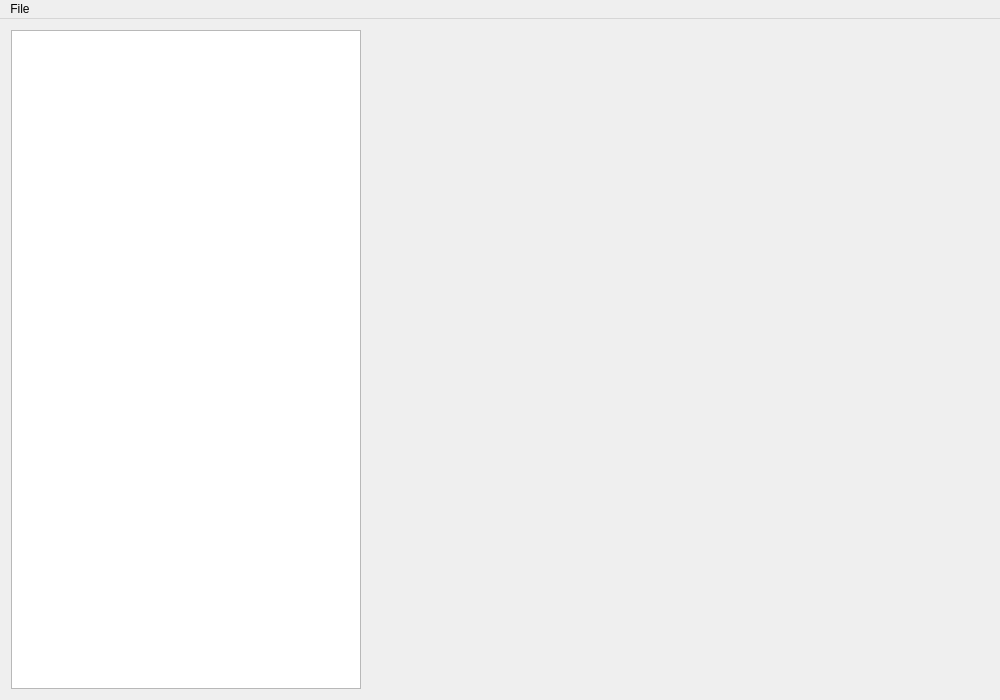
<?xml version="1.0" encoding="UTF-8"?>
<ui version="4.0">
 <comment>
********************************************************************************
**
** Copyright (c) 2017 The University of Notre Dame
** Copyright (c) 2017 The Regents of the University of California
**
** Redistribution and use in source and binary forms, with or without modification,
** are permitted provided that the following conditions are met:
**
** 1. Redistributions of source code must retain the above copyright notice, this 
** list of conditions and the following disclaimer.
**
** 2. Redistributions in binary form must reproduce the above copyright notice, this
** list of conditions and the following disclaimer in the documentation and/or other
** materials provided with the distribution.
**
** 3. Neither the name of the copyright holder nor the names of its contributors may
** be used to endorse or promote products derived from this software without specific
** prior written permission.
**
** THIS SOFTWARE IS PROVIDED BY THE COPYRIGHT HOLDERS AND CONTRIBUTORS &quot;AS IS&quot; AND ANY
** EXPRESS OR IMPLIED WARRANTIES, INCLUDING, BUT NOT LIMITED TO, THE IMPLIED WARRANTIES
** OF MERCHANTABILITY AND FITNESS FOR A PARTICULAR PURPOSE ARE DISCLAIMED. IN NO EVENT
** SHALL THE COPYRIGHT HOLDER OR CONTRIBUTORS BE LIABLE FOR ANY DIRECT, INDIRECT,
** INCIDENTAL, SPECIAL, EXEMPLARY, OR CONSEQUENTIAL DAMAGES (INCLUDING, BUT NOT LIMITED
** TO, PROCUREMENT OF SUBSTITUTE GOODS OR SERVICES; LOSS OF USE, DATA, OR PROFITS; OR
** BUSINESS INTERRUPTION) HOWEVER CAUSED AND ON ANY THEORY OF LIABILITY, WHETHER IN
** CONTRACT, STRICT LIABILITY, OR TORT (INCLUDING NEGLIGENCE OR OTHERWISE) ARISING
** IN ANY WAY OUT OF THE USE OF THIS SOFTWARE, EVEN IF ADVISED OF THE POSSIBILITY OF
** SUCH DAMAGE.
**
**********************************************************************************

// Contributors:
// Written by Peter Sempolinski, for the Natural Hazard Modeling Laboratory, director: Ahsan Kareem, at Notre Dame
 </comment>
 <class>PanelWindow</class>
 <widget class="QMainWindow" name="PanelWindow">
  <property name="geometry">
   <rect>
    <x>0</x>
    <y>0</y>
    <width>1000</width>
    <height>700</height>
   </rect>
  </property>
  <property name="windowTitle">
   <string>panelWindow</string>
  </property>
  <widget class="QWidget" name="centralWidget">
   <layout class="QHBoxLayout" name="horizontalLayout">
    <item>
     <widget class="QTreeView" name="taskTreeView">
      <property name="minimumSize">
       <size>
        <width>200</width>
        <height>0</height>
       </size>
      </property>
      <property name="maximumSize">
       <size>
        <width>350</width>
        <height>16777215</height>
       </size>
      </property>
      <property name="editTriggers">
       <set>QAbstractItemView::NoEditTriggers</set>
      </property>
      <property name="showDropIndicator" stdset="0">
       <bool>false</bool>
      </property>
     </widget>
    </item>
    <item>
     <widget class="QStackedWidget" name="stackedView">
      <property name="currentIndex">
       <number>-1</number>
      </property>
     </widget>
    </item>
   </layout>
  </widget>
  <widget class="QMenuBar" name="menuBar">
   <property name="geometry">
    <rect>
     <x>0</x>
     <y>0</y>
     <width>1000</width>
     <height>19</height>
    </rect>
   </property>
   <widget class="QMenu" name="menuFile">
    <property name="title">
     <string>File</string>
    </property>
    <addaction name="actionCopyInfo"/>
    <addaction name="separator"/>
    <addaction name="actionExit"/>
   </widget>
   <addaction name="menuFile"/>
  </widget>
  <action name="actionExit">
   <property name="text">
    <string>Exit</string>
   </property>
  </action>
  <action name="actionCopyInfo">
   <property name="text">
    <string>License Info</string>
   </property>
  </action>
 </widget>
 <layoutdefault spacing="6" margin="11"/>
 <resources/>
 <connections>
  <connection>
   <sender>actionExit</sender>
   <signal>triggered()</signal>
   <receiver>PanelWindow</receiver>
   <slot>menuExit()</slot>
   <hints>
    <hint type="sourcelabel">
     <x>-1</x>
     <y>-1</y>
    </hint>
    <hint type="destinationlabel">
     <x>499</x>
     <y>349</y>
    </hint>
   </hints>
  </connection>
  <connection>
   <sender>taskTreeView</sender>
   <signal>clicked(QModelIndex)</signal>
   <receiver>PanelWindow</receiver>
   <slot>taskEntryClicked(QModelIndex)</slot>
   <hints>
    <hint type="sourcelabel">
     <x>183</x>
     <y>359</y>
    </hint>
    <hint type="destinationlabel">
     <x>499</x>
     <y>349</y>
    </hint>
   </hints>
  </connection>
  <connection>
   <sender>actionCopyInfo</sender>
   <signal>triggered()</signal>
   <receiver>PanelWindow</receiver>
   <slot>menuCopyInfo()</slot>
   <hints>
    <hint type="sourcelabel">
     <x>-1</x>
     <y>-1</y>
    </hint>
    <hint type="destinationlabel">
     <x>499</x>
     <y>349</y>
    </hint>
   </hints>
  </connection>
 </connections>
 <slots>
  <slot>taskEntryClicked(QModelIndex)</slot>
  <slot>menuExit()</slot>
  <slot>menuCopyInfo()</slot>
 </slots>
</ui>
